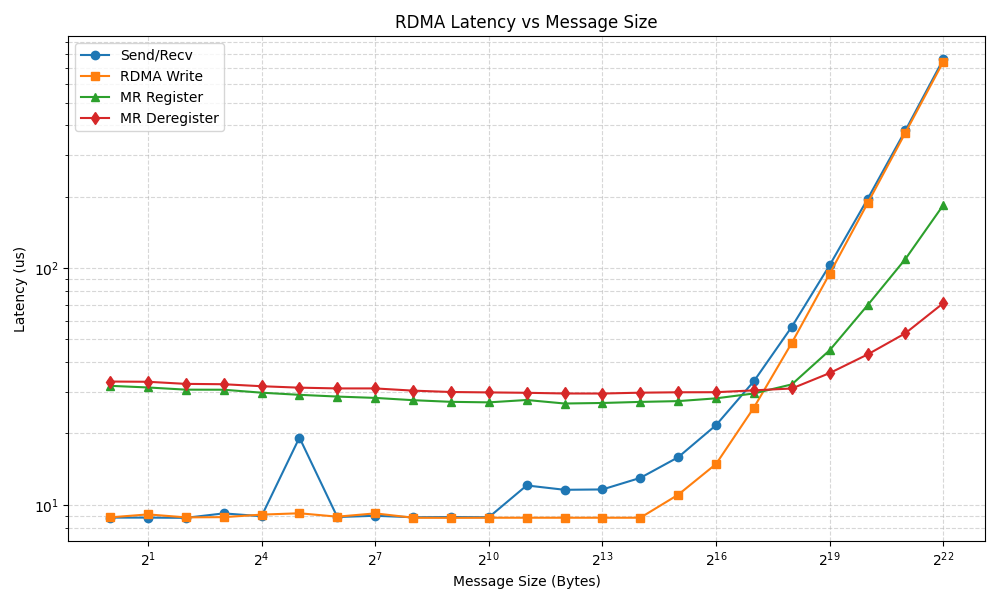

Reproduce this figure in Python.
import matplotlib.pyplot as plt

# Data extracted from benchmark output
sizes = [1, 2, 4, 8, 16, 32, 64, 128, 256, 512, 1024, 2048, 4096, 8192, 16384, 32768, 65536, 131072, 262144, 524288, 1048576, 2097152, 4194304]
send_recv = [8.82, 8.82, 8.80, 9.19, 8.94, 19.21, 8.87, 8.98, 8.85, 8.87, 8.85, 12.06, 11.56, 11.60, 12.98, 15.87, 21.69, 33.27, 56.46, 102.83, 195.61, 381.49, 761.67]
rdma_write = [8.84, 9.10, 8.84, 8.86, 9.08, 9.20, 8.90, 9.19, 8.81, 8.80, 8.81, 8.81, 8.81, 8.81, 8.81, 11.02, 14.86, 25.74, 48.29, 94.67, 187.72, 373.31, 744.34]
mr_reg = [31.78, 31.28, 30.62, 30.60, 29.73, 29.12, 28.63, 28.26, 27.64, 27.20, 27.06, 27.69, 26.76, 26.90, 27.18, 27.39, 28.14, 29.51, 32.23, 44.94, 69.61, 109.20, 184.50]
mr_dereg = [33.14, 33.06, 32.39, 32.28, 31.66, 31.22, 30.99, 30.99, 30.33, 29.93, 29.81, 29.70, 29.50, 29.49, 29.73, 29.85, 29.87, 30.41, 30.97, 35.98, 43.12, 53.03, 71.05]

plt.figure(figsize=(10, 6))
plt.plot(sizes, send_recv, label='Send/Recv', marker='o')
plt.plot(sizes, rdma_write, label='RDMA Write', marker='s')
plt.plot(sizes, mr_reg, label='MR Register', marker='^')
plt.plot(sizes, mr_dereg, label='MR Deregister', marker='d')

# Log-log scale to handle the massive range in message sizes
plt.xscale('log', base=2)
plt.yscale('log')

plt.xlabel('Message Size (Bytes)')
plt.ylabel('Latency (us)')
plt.title('RDMA Latency vs Message Size')
plt.legend()
plt.grid(True, which="both", ls="--", alpha=0.5)
plt.tight_layout()

# Save as PNG or display
plt.savefig('rdma_benchmark_plot.png')
plt.show()
